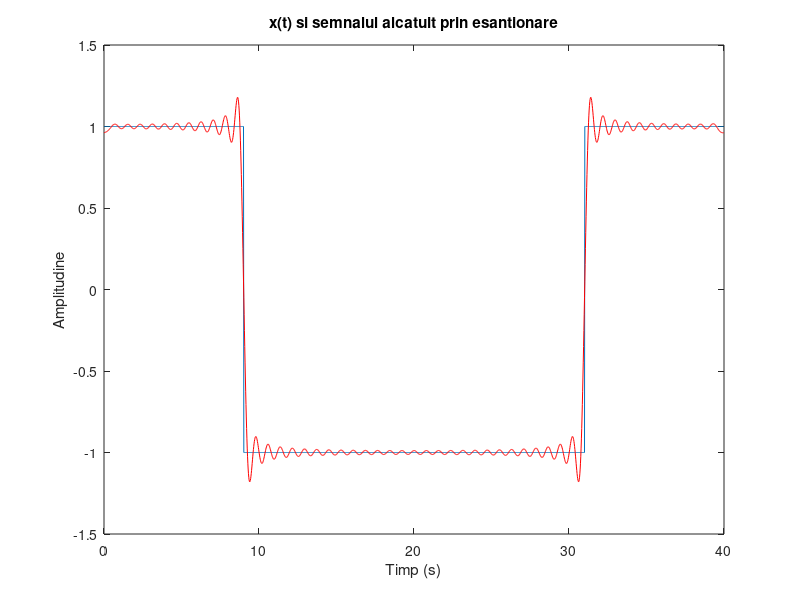
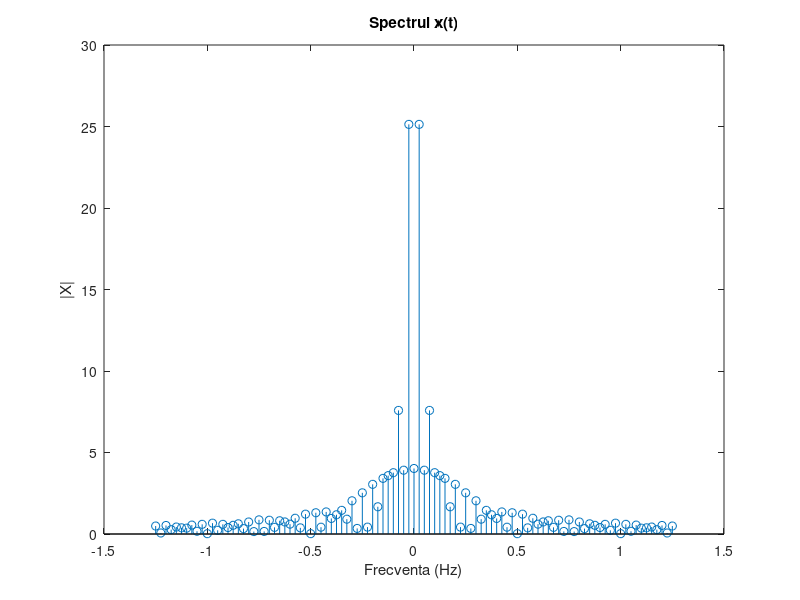

These figures' MATLAB source, in order:
%Tema 2
%Numarul din lista = 9
%Semnal dreptugnhiular cu P=40, N=50 si durata=9.

D=9;
N=50;
P=40;
F=1/P;
t=0:0.02:P-0.02; 
w0=2*pi*F;

%generez un vector cu zerouri:
x = zeros(1,size(t,2));

%aranjez vectorul
x(t<=D)=1;
x(t>D)=-1;
x(t>P-D)=1;

%seria
for k = -N:N
    xt = x;
    xt = xt.*exp(-j*k*w0*t);
    X(k+51) = trapz(t,xt); 
end

%reconstruirea semnalului (aproximare)
x_aprox(1:length(t)) = 0;
for const = 1:length(t);
for k = -N:N
x_aprox(const) = x_aprox(const) + (1/P)*X(k+N+1)*exp(j*k*w0*t(const));
end
end

%semnalul dat cu coeficientii seriei
figure(1);
plot(t,x); %afisez mai intai x(t)
title('x(t) si semnalul alcatuit prin esantionare');
hold on
plot(t,x_aprox,'r'); 
xlabel('Timp (s)');
ylabel('Amplitudine');

fr = -N*F:F:N*F; %vectorul de frecvente pentru afisarea semnalului
figure(2);
stem(fr,abs(X)); 
title('Spectrul x(t)');
xlabel('Frecventa (Hz)');
ylabel('|X|');

%Seria Fourier este reprezentarea semnalului sub forma de suma pana la
%infinit din: sin si cos (SFT),exponentiale (SFE), sau armonice
%(SFA). Din cursuri am observat ca semnalul poate fi analizat pe esantioane
%si aproximat astfel incat sa obtinem un model cat mai apropiat de cel real
%si o eroare cat mai mica.